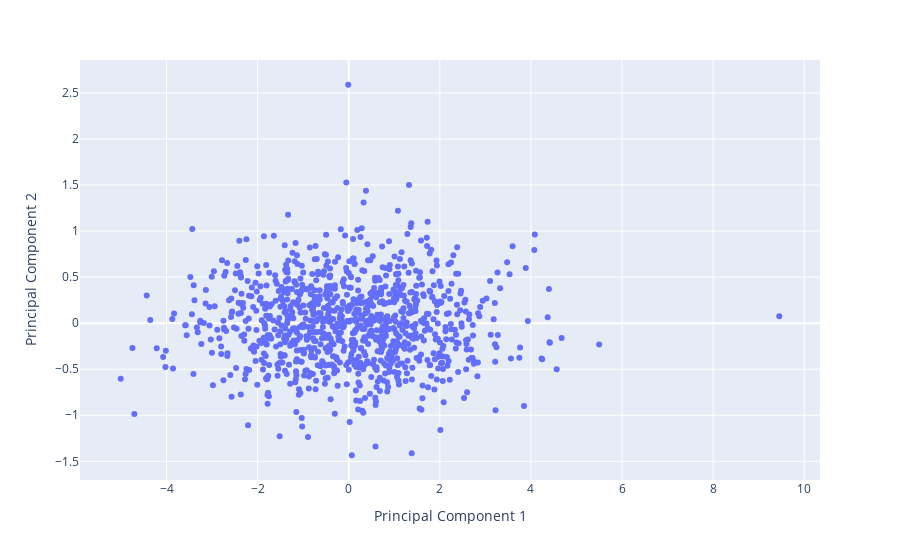

Notebook code cell kept with this figure:
### Code cell
fig = px.scatter(pca_df_2, hover_name= pca_df_2.index , x='Principal Component 1', y='Principal Component 2')
fig.show()

### Figure 1 — Plotly figure (JSON) as saved in the notebook; plotly's stock layout.template omitted (floating-point values rounded to 4 significant figures; data arrays with more than 128 entries replaced by an {"elided": "..."} marker saying what was removed)
{"data": [{"hovertemplate": "<b>%{hovertext}</b><br><br>Principal Component 1=%{x}<br>Principal Component 2=%{y}<extra></extra>", "hovertext": {"elided": "1000 str values"}, "legendgroup": "", "marker": {"color": "#636efa", "symbol": "circle"}, "mode": "markers", "name": "", "orientation": "v", "showlegend": false, "type": "scatter", "x": {"elided": "1000 float values"}, "xaxis": "x", "y": {"elided": "1000 float values"}, "yaxis": "y"}], "layout": {"autosize": true, "legend": {"tracegroupgap": 0}, "margin": {"t": 60}, "xaxis": {"anchor": "y", "autorange": true, "domain": [0, 1], "range": [-5.881, 10.33], "title": {"text": "Principal Component 1"}, "type": "linear"}, "yaxis": {"anchor": "x", "autorange": true, "domain": [0, 1], "range": [-1.746, 2.899], "title": {"text": "Principal Component 2"}, "type": "linear"}}}
